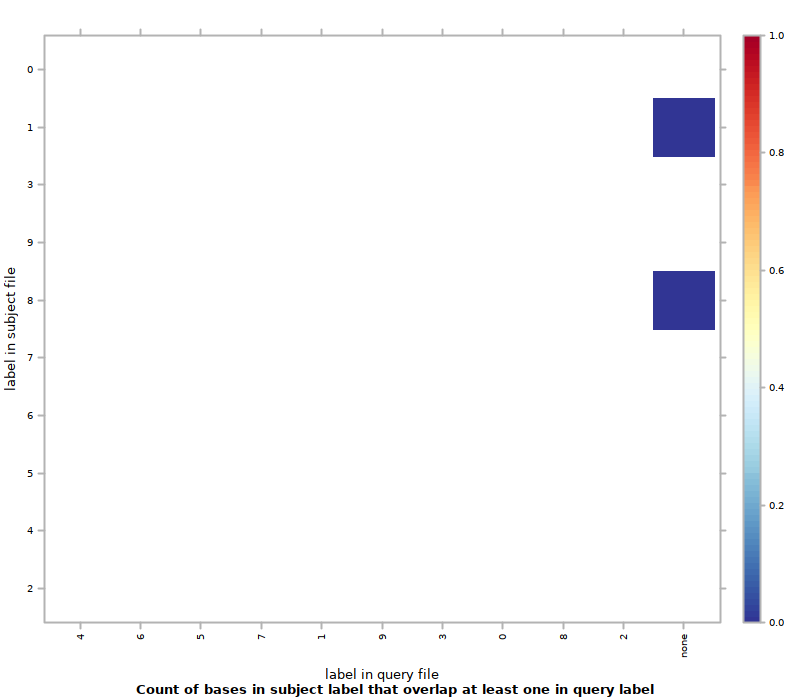

Reproduce this figure in R.
#!/usr/bin/env Rscript
## transcript produced by Segtools 1.1.14

segtools.r.dirname <-
  system2("python",
          c("-c", "'import segtools; print segtools.get_r_dirname()'"),
          stdout = TRUE)

source(file.path(segtools.r.dirname, 'common.R'))
source(file.path(segtools.r.dirname, 'overlap.R'))
save.overlap.performance('./MCseq2bp100bp/overlap-ordered', 'overlap.performance', './MCseq2bp100bp/overlap-ordered/overlap.tab', row.normalize = 'FALSE', mnemonic_file = './MCseq2bp100bp/overlap-direct/mnemonics1_new.txt', clobber = FALSE, col_mnemonic_file = './MCseq2bp100bp/overlap-direct/mnemonics2_new.txt')
save.overlap.heatmap('./MCseq2bp100bp/overlap-ordered', 'overlap', './MCseq2bp100bp/overlap-ordered/overlap.tab', clobber = FALSE, col_mnemonic_file = './MCseq2bp100bp/overlap-direct/mnemonics2_new.txt', cluster = FALSE, max_contrast = FALSE, row.normalize = 'FALSE', mnemonic_file = './MCseq2bp100bp/overlap-direct/mnemonics1_new.txt')
